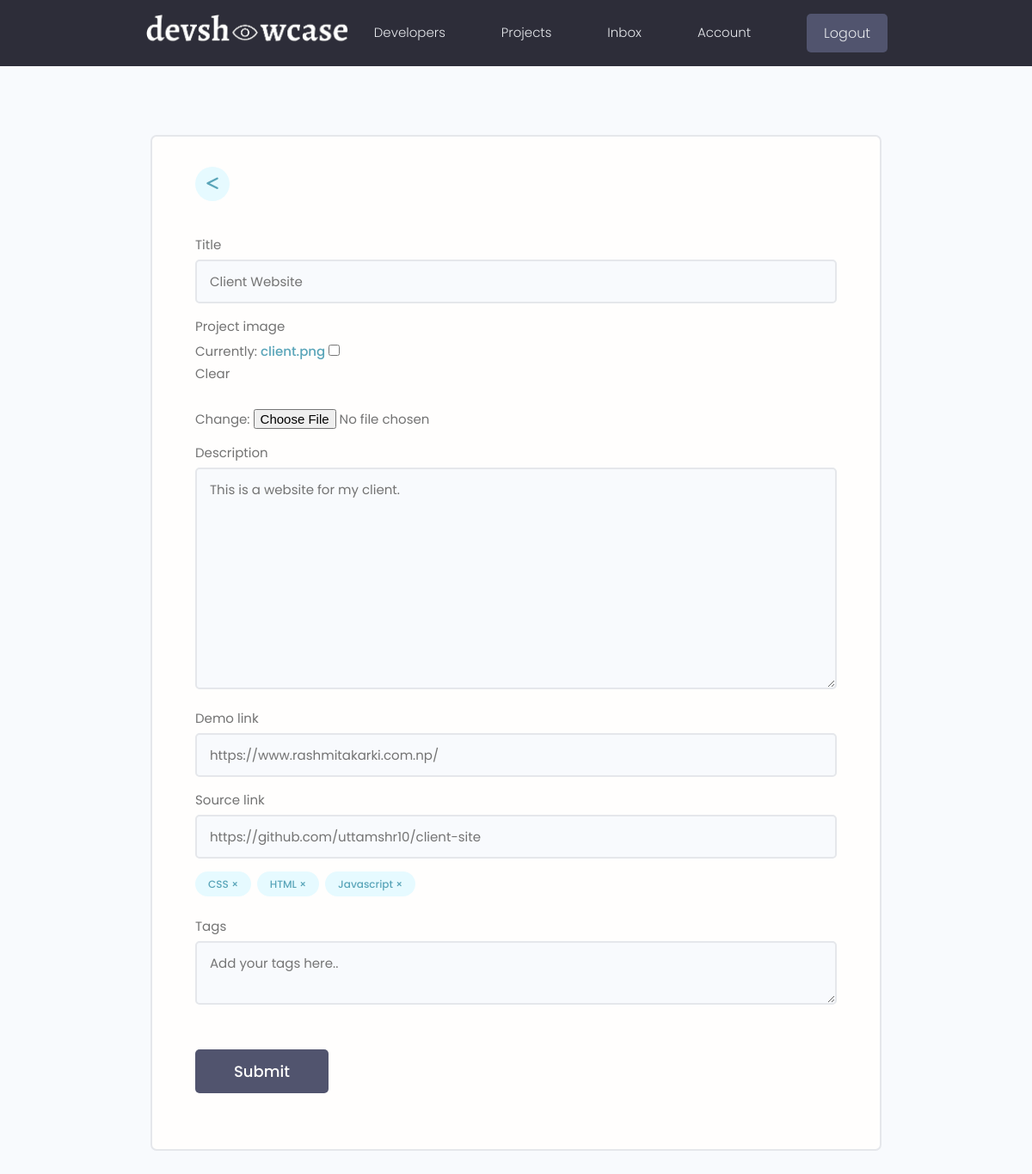
The page /projects/update-project/517b2e11-996b-4326-b76e-8d6420d599c1/ (signed in) on the database its author committed.
### application/models.py (models this page shows, shortened)
class Project (models.Model):
    owner = models.ForeignKey(Profile, blank = True, null = True, on_delete = models.CASCADE )  # Create the owner for the project and delete the project when the user id is deleted by any circumstances.
    title = models.CharField(max_length = 200)
    description = models.TextField(blank = True, null = True)
    project_image = models.ImageField(blank = True, null = True, default = "default.jpg") # to add images to the DB.
    demo_link = models.CharField(max_length=2000, blank = True, null = True)
    source_link = models.CharField(max_length = 2000, blank = True, null = True)
    tags = models.ManyToManyField('Tag', blank = True)  # it lets user select content of Tag table.
    vote_total = models.IntegerField(default = 0, null = True, blank = True)
    vote_ratio = models.IntegerField(default = 0, null = True, blank = True)
    created = models.DateTimeField(auto_now_add=True)
    id = models.UUIDField(default=uuid.uuid4, primary_key=True, unique=True, editable=False) # generate random unique id
    class Meta:
        ordering = ['-vote_ratio', '-vote_total', 'title']

class Tag(models.Model):
    name = models.CharField(max_length = 200)
    created = models.DateTimeField(auto_now_add=True)
    id = models.UUIDField(default = uuid.uuid4, primary_key = True, editable = False) # generate random unique ID

### application/views.py (the view, shortened to what this page needs)
# urls.py: path("update-project/<str:pk>/", views.updateProject, name = 'update'),  # update view
@login_required(login_url="login")
def updateProject(request, pk): # update view
    profile = request.user.profile # getting the profile of logged in user
    project = profile.project_set.get(pk=pk) # retrieve the single project object of that logged in user from the db using it's pk.
    form = forms.ProjectForm(instance = project) # form will be pre-populated with the existing data from that object.
    context = {'form': form, 'project': project}
    return render(request, 'application/project__form.html', context)

### application/forms.py
class ProjectForm(ModelForm):   # model form that creates the form out of model.
    class Meta:                 # meta class takes two parameters model and fields.
        model = models.Project  # create a form out of Project model
        fields = ['title', 'project_image', 'description', 'demo_link', 'source_link']      # selecting all the fields
        widgets = {
            'tags': forms.CheckboxSelectMultiple(),  # making the tags field a checkbox to select multiple options
        }
    def __init__(self, *args, **kwargs):
        super(ProjectForm, self).__init__(*args, **kwargs)
        for name, field in self.fields.items():
            field.widget.attrs.update({'class': 'input'})   # with this we can loop and give class to multiple form fields.

### template/application/project__form.html (shortened to what this page needs)
{% extends 'application/main.html' %}
{% block content %}
<main class="formPage my-xl">
    <div class="content-box">
        <div class="formWrapper">
            <a class="backButton" href="{% url 'account' %}"><i class="fa-solid fa-less-than"></i></a>
            <br>
            <form class="form" method="POST" enctype="multipart/form-data">
                {% for field in form %}
                <div class="form__field">
                    <label for="formInput#text">{{field.label}} </label>
                    {{field}}
                </div>
                {% endfor %}
                <div class="form__field">
                    {% for tag in project.tags.all %}
                        <div class="project-tag tag tag--pill tag--main" data-tag = '{{tag.id}}' data-project = '{{project.id}}'>{{tag.name}} &#215;</div>
                    {% endfor %}
                </div>
                <div class="form__field">
                    <label for="formInput#text">Tags</label>
                    <textarea name="newtags" class="input" placeholder="Add your tags here.."></textarea>
                </div>
                <input class="btn btn--sub btn--lg  my-md" type="submit" value="Submit" />
            </form>
        </div>
    </div>
</main>
{% endblock content %}

### static/styles/app.css (style rules this page uses)
:root { --color-sub: #2d2d39; }
.btn--sub { background-color: var(--color-sub-light); }
.fa-brands, .fa-solid { font-size: 30px; }
.content-box { width: 95%; max-width: 85rem; margin: 0 auto; }
.backButton { background: var(--color-main-light); color: var(--color-main); width: 4rem; height: 4rem; display: flex; align-items: center; justify-content: center; border-radius: 50%; }
.backButton i { font-size: 1.8rem; }
.formPage .formWrapper { list-style: none; background: var(--color-white); padding: 3.5rem 5rem; border: 2px solid var(--color-light); border-radius: 0.7rem; }

### static/uikit/styles/modules/_variables.css (style rules this page uses)
:root { --color-main: #5aa5b9; --color-main-light: #e6faff; --color-sub: #3f4156; --color-sub-light: #51546e; --color-sub-lighter: #ededfd; --color-text: #737373; --color-gray: #8b8b8b; --color-light: #e5e7eb; --color-light-gray: #767676; --color-bg: #f8fafd; --color-white: #fffefd; --color-white-light: #f3f3f3; --color-success: #359e64; --color-success-bg: #def8e8; --color-error: #fc4b0b; --color-error-bg: #fff2ee; --font-base: 'Poppins', arial, helvetica, 'Segoe UI', roboto, ubuntu, sans-serif; --font-monospace: 'Fira Code', 'Courier New', courier, monospace; --font-regular: 300; --font-medium: 500; --font-bold: 700; --generic-shadow: 1px 1px 5px #00000010; --generic-transition: all 0.3s ease-in-out; }

### static/uikit/styles/modules/_base.css (style rules this page uses)
* { margin: 0; padding: 0; box-sizing: border-box; text-rendering: optimizeLegibility; color: inherit; font-size: inherit; }
html { font-size: 50%; }
@media only screen and (min-width: 480px) { html { font-size: 56.25%; } }
@media only screen and (min-width: 1200px) { html { font-size: 62.5%; } }
body { line-height: 1.6; font-weight: 400; font-size: 1.5rem; color: var(--color-text); background-color: var(--color-bg); min-height: 100vh; }

### static/uikit/styles/modules/_typography.css (style rules this page uses)
* { font-family: var(--font-base); }
a { padding-bottom: 2px; text-decoration: none; display: inline-block; color: var(--color-main); font-weight: var(--font-medium); }

### static/uikit/styles/modules/_utilities.css (style rules this page uses)
.my-md { margin: 3rem auto; }
.my-xl { margin: 8rem auto; }

### static/uikit/styles/modules/_button.css (style rules this page uses)
.btn { display: inline-block; position: relative; cursor: pointer; background-color: var(--color-light); font-weight: var(--font-medium); color: var(--color-sub); text-decoration: none; padding: 1rem 2rem; border-radius: 0.5rem; border: none; width: -webkit-fit-content; width: -moz-fit-content; width: fit-content; height: -webkit-fit-content; height: -moz-fit-content; height: fit-content; font-size: 1.6rem; outline-width: 0; outline-color: transparent; -webkit-backface-visibility: hidden; backface-visibility: hidden; transition: all 0.3s ease-in-out; }
.btn--sub { background-color: var(--color-sub); color: var(--color-white); }
.btn--lg { font-size: 1.8rem; padding: 1.2rem 4.5rem; }

### static/uikit/styles/modules/_form.css (style rules this page uses)
.form { display: block; }
.form__field { margin-top: 1.5rem; margin-bottom: 1.5rem; }
.form__label, .form__field > label { display: block; margin-bottom: 0.5rem; color: var(--color-text); }
input.input[type='text'], input.input[type='email'], input.input[type='password'], input.input[type='number'], textarea.input { min-width: 24rem; width: 100%; padding: 1.2rem 1.5rem; border-radius: 0.5rem; border: 2px solid var(--color-light); transition: all 0.3s ease-in-out; background-color: var(--color-bg); }

### static/uikit/styles/modules/_tag.css (style rules this page uses)
.tag { display: inline-flex; align-items: center; background-color: var(--color-sub); height: -webkit-fit-content; height: -moz-fit-content; height: fit-content; width: -webkit-fit-content; width: -moz-fit-content; width: fit-content; border-radius: 0.5rem; padding: 0.5rem 1.5rem; font-size: 1.2rem; cursor: pointer; }
.tag:not(:last-child) { margin-right: 0.25rem; margin-bottom: 0.75rem; }
.tag--pill { border-radius: 5rem; }
.tag--main, .tag--main > small { background: var(--color-main-light); color: var(--color-main); font-weight: 500; }

### rows shown on the page
Project: form "Client Website" "This is a website for my client." "https://www.rashmitakarki.com.np/" "https://github.com/uttamshr10/client-site"
Tag: name "CSS"
Tag: name "HTML"
Tag: name "Javascript"

### other values the page prints
{{ field.label }} "Title" "Project image" "Description" "Demo link" "Source link"
